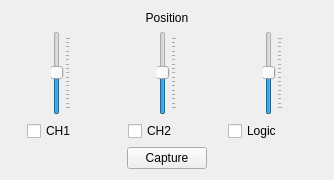
                <widget class="QWidget" name="refTab">
                 <attribute name="title">
                  <string>REF</string>
                 </attribute>
                 <layout class="QHBoxLayout" name="horizontalLayout_105">
                  <item>
                   <layout class="QVBoxLayout" name="verticalLayout_46">
                    <item>
                     <widget class="QLabel" name="label_33">
                      <property name="text">
                       <string>Position</string>
                      </property>
                      <property name="alignment">
                       <set>Qt::AlignmentFlag::AlignCenter</set>
                      </property>
                     </widget>
                    </item>
                    <item>
                     <layout class="QHBoxLayout" name="horizontalLayout_104">
                      <item>
                       <layout class="QHBoxLayout" name="horizontalLayout_27">
                        <item>
                         <spacer name="horizontalSpacer_3">
                          <property name="orientation">
                           <enum>Qt::Orientation::Horizontal</enum>
                          </property>
                          <property name="sizeHint" stdset="0">
                           <size>
                            <width>40</width>
                            <height>20</height>
                           </size>
                          </property>
                         </spacer>
                        </item>
                        <item>
                         <widget class="QSlider" name="ch1CaptureSlider">
                          <property name="minimum">
                           <number>-128</number>
                          </property>
                          <property name="maximum">
                           <number>127</number>
                          </property>
                          <property name="singleStep">
                           <number>16</number>
                          </property>
                          <property name="pageStep">
                           <number>16</number>
                          </property>
                          <property name="value">
                           <number>0</number>
                          </property>
                          <property name="orientation">
                           <enum>Qt::Orientation::Vertical</enum>
                          </property>
                          <property name="tickPosition">
                           <enum>QSlider::TickPosition::TicksBelow</enum>
                          </property>
                          <property name="tickInterval">
                           <number>16</number>
                          </property>
                         </widget>
                        </item>
                        <item>
                         <spacer name="horizontalSpacer_4">
                          <property name="orientation">
                           <enum>Qt::Orientation::Horizontal</enum>
                          </property>
                          <property name="sizeHint" stdset="0">
                           <size>
                            <width>40</width>
                            <height>20</height>
                           </size>
                          </property>
                         </spacer>
                        </item>
                       </layout>
                      </item>
                      <item>
                       <layout class="QHBoxLayout" name="horizontalLayout_29">
                        <item>
                         <spacer name="horizontalSpacer_5">
                          <property name="orientation">
                           <enum>Qt::Orientation::Horizontal</enum>
                          </property>
                          <property name="sizeHint" stdset="0">
                           <size>
                            <width>40</width>
                            <height>20</height>
                           </size>
                          </property>
                         </spacer>
                        </item>
                        <item>
                         <widget class="QSlider" name="ch2CaptureSlider">
                          <property name="minimum">
                           <number>-128</number>
                          </property>
                          <property name="maximum">
                           <number>127</number>
                          </property>
                          <property name="singleStep">
                           <number>16</number>
                          </property>
                          <property name="pageStep">
                           <number>16</number>
                          </property>
                          <property name="value">
                           <number>0</number>
                          </property>
                          <property name="sliderPosition">
                           <number>0</number>
                          </property>
                          <property name="orientation">
                           <enum>Qt::Orientation::Vertical</enum>
                          </property>
                          <property name="tickPosition">
                           <enum>QSlider::TickPosition::TicksBelow</enum>
                          </property>
                          <property name="tickInterval">
                           <number>16</number>
                          </property>
                         </widget>
                        </item>
                        <item>
                         <spacer name="horizontalSpacer_6">
                          <property name="orientation">
                           <enum>Qt::Orientation::Horizontal</enum>
                          </property>
                          <property name="sizeHint" stdset="0">
                           <size>
                            <width>40</width>
                            <height>20</height>
                           </size>
                          </property>
                         </spacer>
                        </item>
                       </layout>
                      </item>
                      <item>
                       <layout class="QHBoxLayout" name="horizontalLayout_30">
                        <item>
                         <spacer name="horizontalSpacer_7">
                          <property name="orientation">
                           <enum>Qt::Orientation::Horizontal</enum>
                          </property>
                          <property name="sizeHint" stdset="0">
                           <size>
                            <width>40</width>
                            <height>20</height>
                           </size>
                          </property>
                         </spacer>
                        </item>
                        <item>
                         <widget class="QSlider" name="chdCaptureSlider">
                          <property name="minimum">
                           <number>-128</number>
                          </property>
                          <property name="maximum">
                           <number>127</number>
                          </property>
                          <property name="singleStep">
                           <number>16</number>
                          </property>
                          <property name="pageStep">
                           <number>16</number>
                          </property>
                          <property name="value">
                           <number>0</number>
                          </property>
                          <property name="orientation">
                           <enum>Qt::Orientation::Vertical</enum>
                          </property>
                          <property name="tickPosition">
                           <enum>QSlider::TickPosition::TicksBelow</enum>
                          </property>
                          <property name="tickInterval">
                           <number>16</number>
                          </property>
                         </widget>
                        </item>
                        <item>
                         <spacer name="horizontalSpacer_8">
                          <property name="orientation">
                           <enum>Qt::Orientation::Horizontal</enum>
                          </property>
                          <property name="sizeHint" stdset="0">
                           <size>
                            <width>40</width>
                            <height>20</height>
                           </size>
                          </property>
                         </spacer>
                        </item>
                       </layout>
                      </item>
                     </layout>
                    </item>
                    <item>
                     <layout class="QHBoxLayout" name="horizontalLayout_31">
                      <property name="leftMargin">
                       <number>16</number>
                      </property>
                      <item>
                       <layout class="QVBoxLayout" name="verticalLayout_43">
                        <item>
                         <widget class="QCheckBox" name="refCH1">
                          <property name="text">
                           <string>CH1</string>
                          </property>
                         </widget>
                        </item>
                       </layout>
                      </item>
                      <item>
                       <layout class="QVBoxLayout" name="verticalLayout_44">
                        <item>
                         <widget class="QCheckBox" name="refCH2">
                          <property name="text">
                           <string>CH2</string>
                          </property>
                         </widget>
                        </item>
                       </layout>
                      </item>
                      <item>
                       <layout class="QVBoxLayout" name="verticalLayout_45">
                        <item>
                         <widget class="QCheckBox" name="refLogic">
                          <property name="text">
                           <string>Logic</string>
                          </property>
                         </widget>
                        </item>
                       </layout>
                      </item>
                     </layout>
                    </item>
                    <item>
                     <layout class="QHBoxLayout" name="horizontalLayout_28">
                      <item>
                       <spacer name="horizontalSpacer">
                        <property name="orientation">
                         <enum>Qt::Orientation::Horizontal</enum>
                        </property>
                        <property name="sizeHint" stdset="0">
                         <size>
                          <width>40</width>
                          <height>20</height>
                         </size>
                        </property>
                       </spacer>
                      </item>
                      <item>
                       <widget class="QPushButton" name="captureButton">
                        <property name="text">
                         <string>Capture</string>
                        </property>
                       </widget>
                      </item>
                      <item>
                       <spacer name="horizontalSpacer_2">
                        <property name="orientation">
                         <enum>Qt::Orientation::Horizontal</enum>
                        </property>
                        <property name="sizeHint" stdset="0">
                         <size>
                          <width>40</width>
                          <height>20</height>
                         </size>
                        </property>
                       </spacer>
                      </item>
                     </layout>
                    </item>
                   </layout>
                  </item>
                 </layout>
                </widget>
